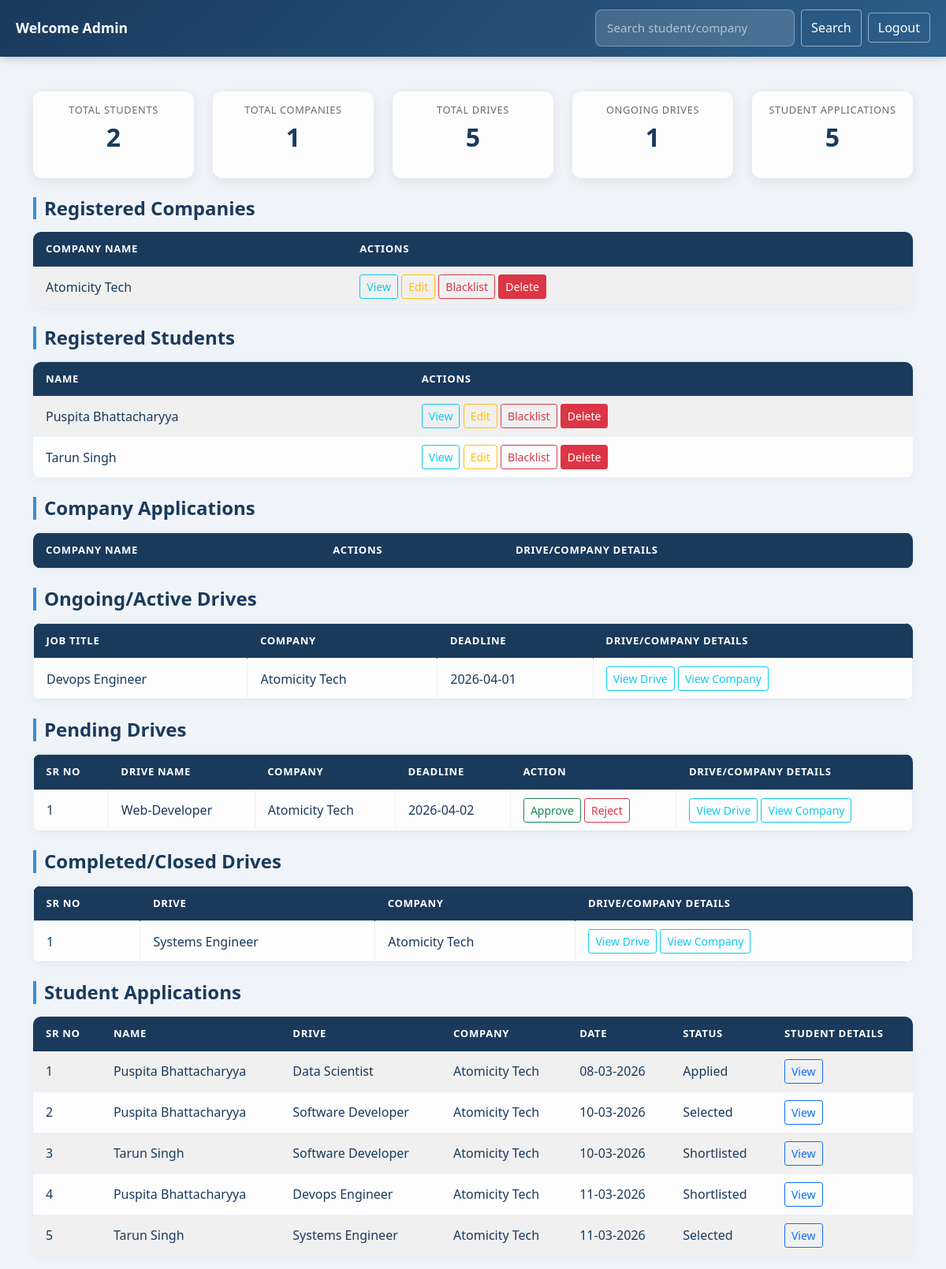
Page /admin_dashboard on the committed database.
### application/models.py (models this page shows)
class Company(db.Model):
    __tablename__ = 'company'
    id = db.Column(db.Integer, primary_key=True)
    company_name = db.Column(db.String(150), nullable=False)
    user_id = db.Column(db.Integer, db.ForeignKey('user.id'), nullable=False)
    contact = db.Column(db.String(100))
    website = db.Column(db.String(200))
    description = db.Column(db.Text)
    is_approved = db.Column(db.Boolean, default=False)
    drives = db.relationship('Drive', backref='company', lazy=True)
    applications = db.relationship('Application', backref='company', lazy=True)

class Student(db.Model):
    __tablename__ = 'student'
    id = db.Column(db.Integer, primary_key=True)
    fullname = db.Column(db.String(150), nullable=False)
    user_id = db.Column(db.Integer, db.ForeignKey('user.id'), nullable=False)
    education = db.Column(db.String(200))
    skills = db.Column(db.String(300))
    resume_filename = db.Column(db.String(200))
    applications = db.relationship('Application', backref='student', lazy=True)

class Drive(db.Model):
    __tablename__ = 'drive'
    id = db.Column(db.Integer, primary_key=True)
    company_id = db.Column(db.Integer, db.ForeignKey('company.id'), nullable=False)
    drive_name = db.Column(db.String(150), nullable=False)
    job_title = db.Column(db.String(200), nullable=False)
    job_description = db.Column(db.Text, nullable=False)
    eligibility = db.Column(db.String(300))
    salary = db.Column(db.String(100))
    deadline = db.Column(db.Date, nullable=False)
    status = db.Column(db.String(20), default="Pending")
    created_at = db.Column(db.DateTime, default=lambda: datetime.now(timezone.utc))
    applications = db.relationship('Application', backref='drive', lazy=True)

class Application(db.Model):
    __tablename__ = 'application'
    id = db.Column(db.Integer, primary_key=True)
    student_id = db.Column(db.Integer, db.ForeignKey('student.id'), nullable=False)
    drive_id = db.Column(db.Integer, db.ForeignKey('drive.id'), nullable=False)
    company_id = db.Column(db.Integer, db.ForeignKey('company.id'), nullable=False)
    applied_on = db.Column(db.DateTime, default=lambda: datetime.now(timezone.utc))
    status = db.Column(db.String(30), default="Applied")
    __table_args__ = (
        UniqueConstraint('student_id', 'drive_id', name='unique_application'),)

### application/controllers.py (the view)
@app.route("/admin_dashboard")
def admin_dashboard():
    q = request.args.get("q")
    if q:
        id_filter = Student.id == int(q) if q.isdigit() else False
        all_student = Student.query.filter(
            (Student.fullname.ilike(f"%{q}%")) | id_filter
        ).all()
        all_company = Company.query.filter(
            Company.company_name.ilike(f"%{q}%")
        ).all()
    else:
        all_student = Student.query.all()
        all_company = Company.query.filter_by(is_approved=True).all()
    ongoing_drives = Drive.query.filter_by(status="Approved").all()
    completed_drives = Drive.query.filter_by(status="Closed").all()
    pending_companies = Company.query.filter_by(is_approved=False).all()
    pending_drives = Drive.query.filter_by(status="Pending").all()
    student_applications = Application.query.all()  # show all
    total_drives = Drive.query.all()
    blacklisted_ids = {u.id for u in User.query.filter_by(is_blacklisted=True).all()}
    return render_template(
        "admin_dash.html",
        all_student=all_student,
        all_company=all_company,
        ongoing_drives=ongoing_drives,
        completed_drives=completed_drives,
        pending_companies=pending_companies,
        pending_drives=pending_drives,
        student_applications=student_applications,
        total_drives=total_drives,
        blacklisted_ids=blacklisted_ids,
        query=q)

### templates/admin_dash.html (shortened to what this page needs)
<!DOCTYPE html>
<html lang="en">
<head>
    <link href="https://cdn.jsdelivr.net/npm/bootstrap@5.0.2/dist/css/bootstrap.min.css" rel="stylesheet">
    <link rel="stylesheet" href="/static/style.css">
</head>
<body>
<nav class="navbar navbar-light bg-light px-3">
    <a class="navbar-brand">Welcome Admin</a>
    <form method="GET" action="/admin_dashboard" class="d-flex ms-auto gap-2">
        <input class="form-control" type="text" name="q"
            placeholder="Search student/company" value="{{ query or '' }}">
        <button class="btn btn-outline-primary">Search</button>
    </form>
    <a href="/logout" class="btn btn-outline-success ms-2">Logout</a>
</nav>
<div class="container mt-4">
    <div class="row mb-4">
        <div class="col">
            <div class="card text-center p-3">
                <h6>Total Students</h6>
                <h4>{{ all_student|length }}</h4>
            </div>
        </div>
        <div class="col">
            <div class="card text-center p-3">
                <h6>Total Companies</h6>
                <h4>{{ all_company|length }}</h4>
            </div>
        </div>
        <div class="col">
            <div class="card text-center p-3">
                <h6>Total Drives</h6>
                <h4>{{ total_drives|length }}</h4>
            </div>
        </div>
        <div class="col">
            <div class="card text-center p-3">
                <h6>Ongoing Drives</h6>
                <h4>{{ ongoing_drives|length }}</h4>
            </div>
        </div>
        <div class="col">
            <div class="card text-center p-3">
                <h6>Student Applications</h6>
                <h4>{{ student_applications|length }}</h4>
            </div>
        </div>
    </div>
    <h4 class="mt-4">Registered Companies</h4>
    <table class="table table-striped">
        <thead>
            <tr>
                <th>Company Name</th>
                <th>Actions</th>
            </tr>
        </thead>
        <tbody>
            {% for c in all_company %}
            <tr>
                <td>{{ c.company_name }}</td>
                    <td>
                        <a href="/admin_view_company/{{ c.id }}" class="btn btn-outline-info btn-sm">View</a>
                        <a href="/company_profile/{{ c.user_id }}" class="btn btn-outline-warning btn-sm">Edit</a>
                        {% if c.user_id in blacklisted_ids %}
                            <a href="/unblacklist_company/{{ c.user_id }}" class="btn btn-outline-success btn-sm">Unblacklist</a>
                        {% else %}
                            <a href="/blacklist_company/{{ c.user_id }}" class="btn btn-outline-danger btn-sm">Blacklist</a>
                        {% endif %}
                        <a href="/delete_company/{{ c.id }}" class="btn btn-danger btn-sm"
                        onclick="return confirm('Are you sure you want to delete this company?')">Delete</a>
                    </td>
            </tr>
            {% endfor %}
        </tbody>
    </table>
    <h4 class="mt-4">Registered Students</h4>
    <table class="table table-striped">
        <thead>
            <tr>
            <th>Name</th>
            <th>Actions</th>
            </tr>
        </thead>
        <tbody>
            {% for s in all_student %}
            <tr>
                <td>{{ s.fullname }}</td>
                <td>
                    <a href="/view_student/{{ s.id }}" class="btn btn-outline-info btn-sm">View</a>
                    <a href="/edit_profile/{{ s.user_id }}" class="btn btn-outline-warning btn-sm">Edit</a>
                    {% if s.user_id in blacklisted_ids %}
                        <a href="/unblacklist_student/{{ s.user_id }}" class="btn btn-outline-success btn-sm">Unblacklist</a>
                    {% else %}
                        <a href="/blacklist_student/{{ s.user_id }}" class="btn btn-outline-danger btn-sm">Blacklist</a>
                    {% endif %}
                    <a href="/delete_student/{{ s.id }}" class="btn btn-danger btn-sm"
                    onclick="return confirm('Are you sure you want to delete this student?')">Delete</a>
                </td>
            </tr>
            {% endfor %}
        </tbody>
    </table>
    <h4 class="mt-4">Company Applications</h4>
    <table class="table table-bordered">
        <thead>
            <tr>
                <th>Company Name</th>
                <th>Actions</th>
                <th>Drive/Company Details</th>
            </tr>
        </thead>
    </table>
    <h4 class="mt-4">Ongoing/Active Drives</h4>
    <table class="table table-bordered">
        <thead>
            <tr><th>Job Title</th><th>Company</th><th>Deadline</th><th>Drive/Company Details</th></tr>
        </thead>
        <tbody>
            {% for d in ongoing_drives %}
            <tr>
                <td>{{ d.job_title }}</td>
                <td>{{ d.company.company_name }}</td>
                <td>{{ d.deadline }}</td>
                <td>
                    <a href="/view_drive/{{ d.id }}" class="btn btn-outline-info btn-sm">View Drive</a>
                    <a href="/admin_view_company/{{ d.company_id }}" class="btn btn-outline-info btn-sm">View Company</a>
                </td>
            </tr>
            {% endfor %}
        </tbody>
    </table>
    <h4 class="mt-4">Pending Drives</h4>
    <table class="table table-bordered">
        <thead>
            <tr>
                <th>Sr No</th>
                <th>Drive Name</th>
                <th>Company</th>
                <th>Deadline</th>
                <th>Action</th>
                <th>Drive/Company Details</th>
            </tr>
        </thead>
        <tbody>
            {% for d in pending_drives %}
            <tr>
                <td>{{ loop.index }}</td>
                <td>{{ d.job_title }}</td>
                <td>{{ d.company.company_name }}</td>
                <td>{{ d.deadline }}</td>
                <td>
                    <a href="/approve_drive/{{ d.id }}" class="btn btn-outline-success btn-sm">Approve</a>
                    <a href="/reject_drive/{{ d.id }}" class="btn btn-outline-danger btn-sm">Reject</a>
                </td>
                <td>
                    <a href="/view_drive/{{ d.id }}" class="btn btn-outline-info btn-sm">View Drive</a>
                    <a href="/admin_view_company/{{ d.company_id }}" class="btn btn-outline-info btn-sm">View Company</a>
                </td>
            </tr>
            {% endfor %}
        </tbody>
    </table>
    <h4 class="mt-4">Completed/Closed Drives</h4>
    <table class="table table-bordered">
        <thead>
            <tr>
                <th>Sr No</th>
                <th>Drive</th>
                <th>Company</th>
                <th>Drive/Company Details</th>
            </tr>
        </thead>
        <tbody>
            {% for d in completed_drives %}
            <tr>
                <td>{{ loop.index }}</td>
                <td>{{ d.job_title }}</td>
                <td>{{ d.company.company_name }}</td>
                <td>
                    <a href="/view_drive/{{ d.id }}" class="btn btn-outline-info btn-sm">View Drive</a>
                    <a href="/admin_view_company/{{ d.company_id }}" class="btn btn-outline-info btn-sm">View Company</a>
                </td>
            </tr>
            {% endfor %}
        </tbody>
    </table>
    <h4 class="mt-4">Student Applications</h4>
    <table class="table table-striped">
        <thead>
    <tr>
        <th>Sr No</th>
        <th>Name</th>
        <th>Drive</th>
        <th>Company</th>
        <th>Date</th>
        <th>Status</th>
        <th>Student Details</th>
    </tr>
</thead>
<tbody>
    {% for a in student_applications %}
    <tr>
        <td>{{ loop.index }}</td>
        <td>{{ a.student.fullname }}</td>
        <td>{{ a.drive.job_title }}</td>
        <td>{{ a.company.company_name }}</td>
        <td>{{ a.applied_on.strftime("%d-%m-%Y") }}</td>
        <td>{{ a.status }}</td>
        <td>
            <a href="/view_student/{{ a.student_id }}" class="btn btn-outline-primary btn-sm">View</a>
        </td>
    </tr>
    {% endfor %}
</tbody>
    </table>
</div>
</body>
</html>

### static/style.css (style rules this page uses)
* { margin: 0; padding: 0; box-sizing: border-box; }
body { background: linear-gradient(135deg, #e8f4fd 0%, #d6eaf8 50%, #c8e6f9 100%); font-family: 'Segoe UI', sans-serif; min-height: 100vh; }
.form-control { background: rgba(255,255,255,0.85) !important; border: 1px solid #b8d9f0 !important; border-radius: 8px !important; color: #1a3a5c !important; padding: 11px 14px !important; font-size: 0.95rem !important; transition: border-color 0.2s, box-shadow 0.2s !important; }
.form-control::placeholder { color: #a0b8cc !important; }
.text-center { margin-top: 20px; color: #5a7f9a; font-size: 0.88rem; }
.navbar { background: rgba(255, 255, 255, 0.85) !important; backdrop-filter: blur(10px); border-bottom: 1px solid rgba(58, 143, 212, 0.15); box-shadow: 0 2px 12px rgba(100, 160, 220, 0.15); }
.navbar-brand { color: #1a3a5c !important; font-weight: 600; font-size: 1.1rem; }
.container h4, .container h5 { color: #1a3a5c; font-weight: 600; border-left: 4px solid #3a8fd4; padding-left: 10px; margin-bottom: 16px; }
.card { border: none !important; border-radius: 12px !important; box-shadow: 0 2px 16px rgba(100, 160, 220, 0.15) !important; background: rgba(255, 255, 255, 0.85) !important; }
.card h6 { color: #5a7f9a; font-size: 0.8rem; text-transform: uppercase; letter-spacing: 0.05em; }
.card h4 { color: #1a3a5c; font-size: 2rem; font-weight: 700; border: none !important; padding-left: 0 !important; }
.table { background: rgba(255, 255, 255, 0.85); border-radius: 10px; overflow: hidden; box-shadow: 0 2px 12px rgba(100, 160, 220, 0.1); }
.table thead th { background: #1a3a5c !important; color: #ffffff !important; font-size: 0.82rem; text-transform: uppercase; letter-spacing: 0.05em; border: none !important; padding: 12px 16px; }
.table tbody tr { transition: background 0.15s; }
.table tbody td { color: #1a3a5c; vertical-align: middle; border-color: rgba(58, 143, 212, 0.1) !important; padding: 10px 16px; }
.navbar { background: linear-gradient(135deg, #1a3a5c, #2c5f8a) !important; box-shadow: 0 2px 10px rgba(0,0,0,0.2); padding: 12px 20px !important; }
.navbar-brand { color: #ffffff !important; font-weight: 600 !important; font-size: 1.1rem !important; }
.navbar .btn-outline-primary { color: #fff !important; border-color: rgba(255,255,255,0.5) !important; }
.navbar .btn-outline-success { color: #fff !important; border-color: rgba(255,255,255,0.5) !important; }
.navbar .form-control { background: rgba(255,255,255,0.15) !important; border: 1px solid rgba(255,255,255,0.3) !important; color: #fff !important; }
.navbar .form-control::placeholder { color: rgba(255,255,255,0.6) !important; }
.card { border: none !important; border-radius: 12px !important; box-shadow: 0 4px 15px rgba(0,0,0,0.08) !important; transition: transform 0.2s, box-shadow 0.2s !important; }
.card h6 { color: #6b6b6b; font-size: 0.8rem; text-transform: uppercase; letter-spacing: 0.05em; }
.card h4 { color: #1a3a5c; font-weight: 700; font-size: 2rem; }
h4.mt-4 { color: #1a3a5c; font-weight: 600; border-left: 4px solid #3a8fd4; padding-left: 10px; margin-bottom: 16px !important; }
body { background: #f0f4f8 !important; }

### rows in the picture
Company: company_name "Atomicity Tech"
Student: fullname "Puspita Bhattacharyya"
Student: fullname "Tarun Singh"
Drive: job_title "Devops Engineer", company.company_name "Atomicity Tech", deadline "2026-04-01"
Drive: job_title "Web-Developer", company.company_name "Atomicity Tech", deadline "2026-04-02"
Drive: job_title "Systems Engineer", company.company_name "Atomicity Tech"
Application: student.fullname "Puspita Bhattacharyya", drive.job_title "Data Scientist", company.company_name "Atomicity Tech", applied_on "08-03-2026", status "Applied"
Application: student.fullname "Puspita Bhattacharyya", drive.job_title "Software Developer", company.company_name "Atomicity Tech", applied_on "10-03-2026", status "Selected"
Application: student.fullname "Tarun Singh", drive.job_title "Software Developer", company.company_name "Atomicity Tech", applied_on "10-03-2026", status "Shortlisted"
Application: student.fullname "Puspita Bhattacharyya", drive.job_title "Devops Engineer", company.company_name "Atomicity Tech", applied_on "11-03-2026", status "Shortlisted"
Application: student.fullname "Tarun Singh", drive.job_title "Systems Engineer", company.company_name "Atomicity Tech", applied_on "11-03-2026", status "Selected"

### other values in the picture
{{ all_student|length }} "2"
{{ all_company|length }} "1"
{{ total_drives|length }} "5"
{{ ongoing_drives|length }} "1"
{{ student_applications|length }} "5"
